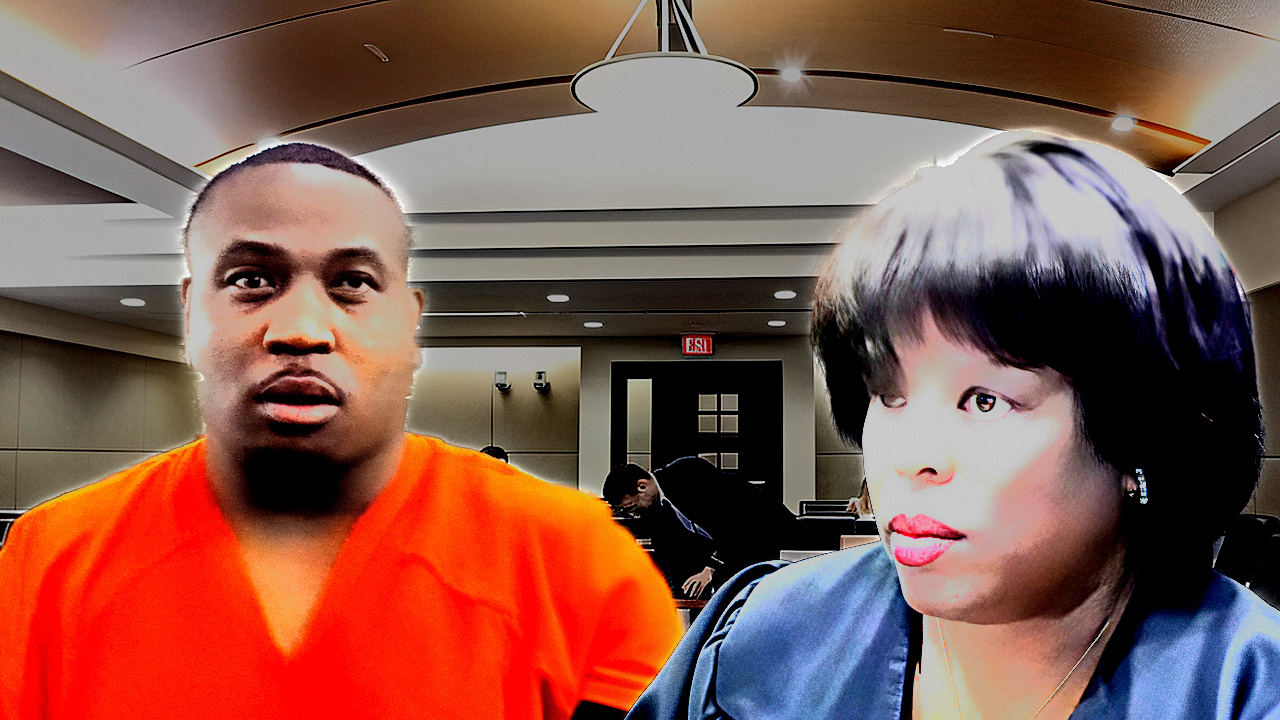
#> input picture tools/fixtures/rejected_2026_09_02/CLAYTON_thumb.photo.jpg, 1280 x 720 px; its folder holds only this picture in this run
$ python -i measure.py   (imports and definitions only)   (older library calls are emulated)
#> lines starting #> are read from the running program, lines starting #| are printed output that depends on the picture
#> further down, picture is the input picture: shape (720, 1280, 3); mean B, G, R 79.1, 89.3, 133
import cv2, numpy as np, json, os, glob, math
from skimage.metrics import structural_similarity as ssim

ROOT = "C:/Users/natha/Projects/boyd-clips/research/reference"
OUT = ROOT + "/_facemeas"
MODEL = "C:/Users/natha/Projects/boyd-clips/models/yunet2023.onnx"
# [1 line not run here, left out]


# [120 lines left out: functions files, _ov, detect, pose, expression, not called in this run]


def globals_(img):
    H, W = img.shape[:2]
#> H = 720; W = 1280
    g = cv2.cvtColor(img, cv2.COLOR_BGR2GRAY)
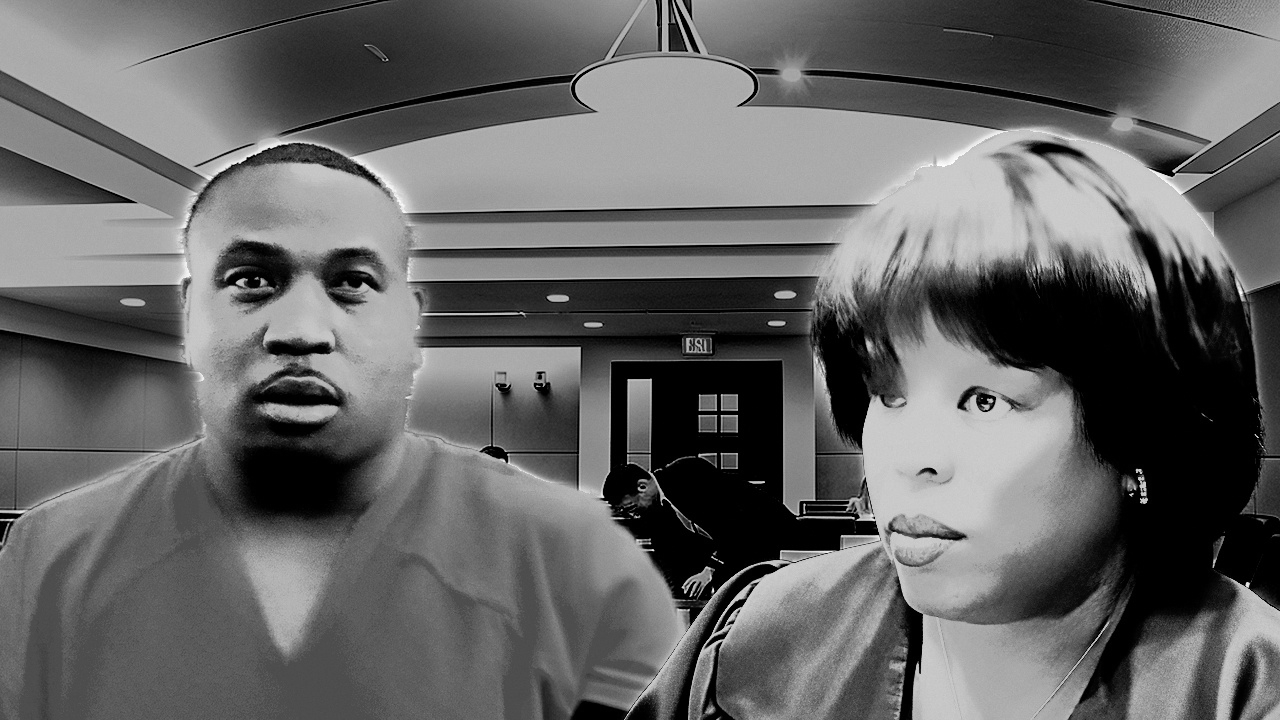
#> g: shape (720, 1280); min 0, max 255, mean 101.2
    lab = cv2.cvtColor(img, cv2.COLOR_BGR2LAB)
#> lab: shape (720, 1280, 3); mean of channels 0, 1, 2 112.3, 143.9, 142.8
    t, _ = cv2.threshold(cv2.GaussianBlur(g, (5, 5), 0), 0, 255, cv2.THRESH_BINARY + cv2.THRESH_OTSU)
#> t = 105
    e_otsu = cv2.Canny(g, int(0.5 * t), int(t)).mean() / 255.0
#> e_otsu = 0.0845
    e_fixed = cv2.Canny(g, 80, 180).mean() / 255.0
#> e_fixed = 0.0544
    sob = cv2.magnitude(cv2.Sobel(g, cv2.CV_32F, 1, 0, ksize=3),
                        cv2.Sobel(g, cv2.CV_32F, 0, 1, ksize=3))
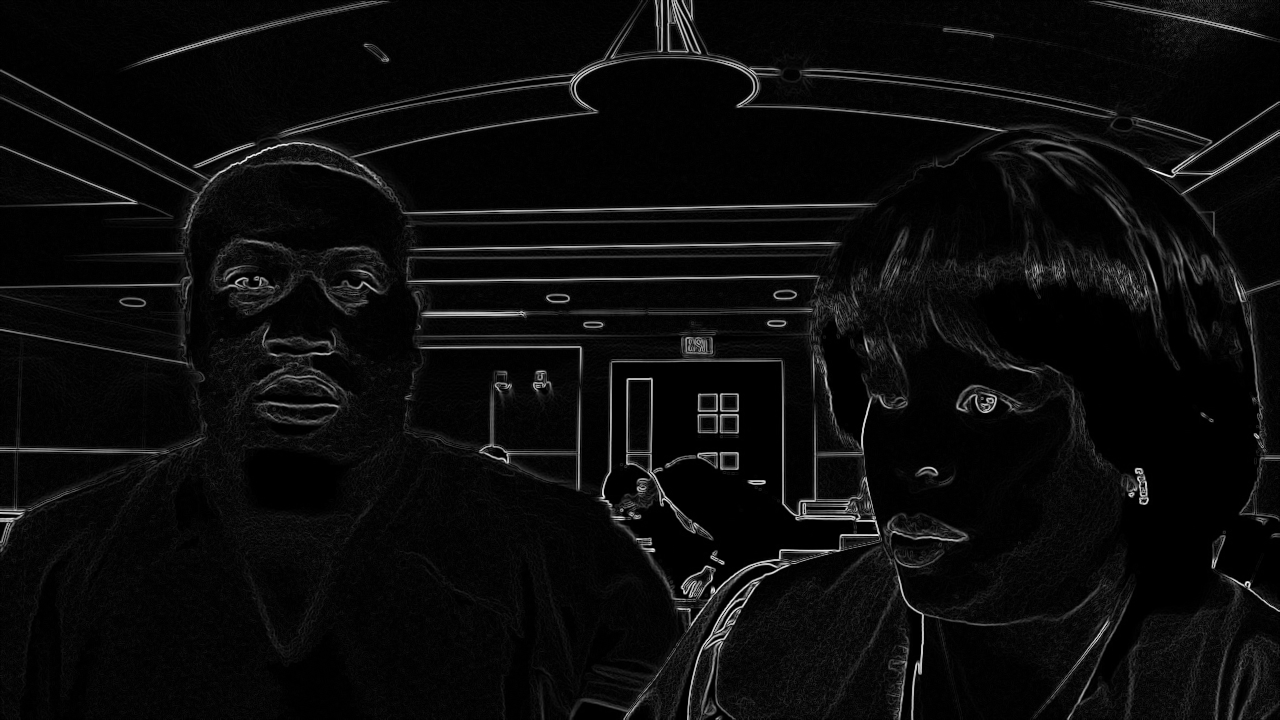
#> sob: shape (720, 1280) float32; min 0, max 1004.3, mean 46.6; drawn with min black and max white
    q = (img // 8).astype(np.int32)
    codes = q[:, :, 0] * 4096 + q[:, :, 1] * 64 + q[:, :, 2]
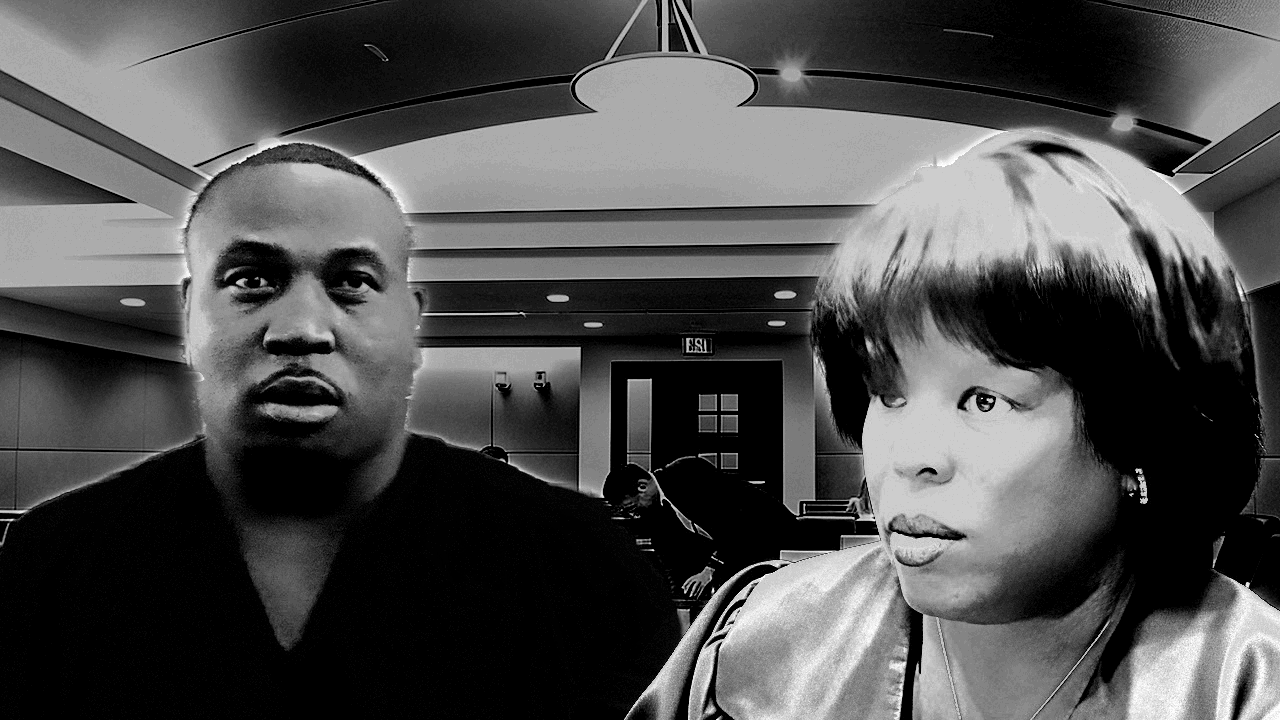
#> codes: shape (720, 1280) int32; min 0, max 128991, mean 39758.7; drawn with min black and max white
    uniq = int(len(np.unique(codes)))
#> uniq = 7295
    hist = np.bincount(codes.ravel(), minlength=262144).astype(float)
    hist /= hist.sum()
    nz = hist[hist > 0]
#> nz = 7295 values, max 0.116 at index 0, min 1.09e-06 at index 64, mean 0.000137
    col_entropy = float(-(nz * np.log2(nz)).sum())
#> col_entropy = 8.88
    srt = np.sort(nz)[::-1]
#> srt = 7295 values, max 0.116 at index 0, min 1.09e-06 at index 5870, mean 0.000137
    cum = np.cumsum(srt)
#> cum = 7295 values from 0.116 to 1
    n90 = int(np.searchsorted(cum, 0.90) + 1)
#> n90 = 1154
    small = cv2.resize(img, (512, 288), interpolation=cv2.INTER_AREA)
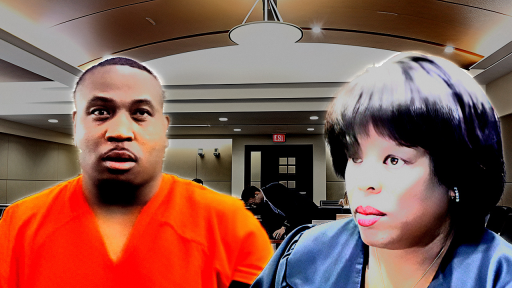
#> small: shape (288, 512, 3); mean B, G, R 79.1, 89.3, 133
    png = len(cv2.imencode(".png", small)[1])
#> png = 239957
    mser = cv2.MSER_create()
    mser.setMinArea(int(0.0004 * 640 * 360))
    mser.setMaxArea(int(0.25 * 640 * 360))
    regs, _ = mser.detectRegions(cv2.resize(g, (640, 360), interpolation=cv2.INTER_AREA))
#> regs = 575 items
    fm = np.fft.fftshift(np.abs(np.fft.fft2(
        cv2.resize(g, (512, 512), interpolation=cv2.INTER_AREA).astype(float))))
    yy, xx = np.mgrid[0:512, 0:512]
    r = np.hypot(yy - 256, xx - 256)
    hi = float(fm[r > 64].sum() / fm.sum())
#> hi = 0.607
    # log-spectrum residual saliency, implemented inline (cv2.saliency is an empty
    # stub in opencv-python 4.14.0 on this machine). Operations, in order:
    # FFT -> log amplitude -> subtract 3x3 box-mean of log amplitude -> inverse FFT
    # -> squared magnitude -> gaussian blur. See globals_() for the exact code.
    gs = cv2.resize(g, (128, 72), interpolation=cv2.INTER_AREA).astype(float)
    F = np.fft.fft2(gs)
    logA = np.log(np.abs(F) + 1e-9)
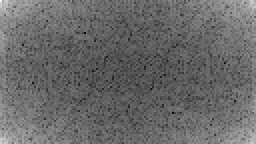
#> logA: shape (72, 128) float64 (shown 2 times larger); min 2.39, max 13.75, mean 7.09; drawn with min black and max white
    resid = logA - cv2.blur(logA, (3, 3))
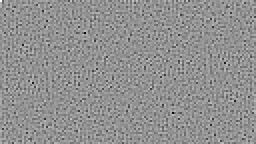
#> resid: shape (72, 128) float64 (shown 2 times larger); min -4, max 3.01, mean 0.0015; drawn with min black and max white
    smap = np.abs(np.fft.ifft2(np.exp(resid + 1j * np.angle(F)))) ** 2
    smap = cv2.GaussianBlur(smap, (0, 0), 2.5)
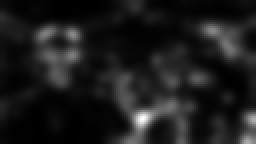
#> smap: shape (72, 128) float64 (shown 2 times larger); min 6.51e-06, max 0.00158, mean 0.000182; drawn with min black and max white
    smap /= (smap.sum() + 1e-9)
    ssort = np.sort(smap.ravel())[::-1]
#> ssort = 9216 values, max 0.000944 at index 0, min 3.88e-06 at index 9215, mean 0.000109
    sal_top10 = float(ssort[:int(0.10 * len(ssort))].sum())
#> sal_top10 = 0.344
    return dict(edge_otsu=float(e_otsu), edge_fixed=float(e_fixed), sobel_mean=float(sob.mean()),
                uniq5bit=uniq, col_entropy=col_entropy, colors_for_90pct=n90,
                png512_kb=png / 1024.0, mser_regions=int(len(regs)), hi_freq_frac=hi,
                sal_top10=sal_top10,
                L_mean=float(lab[:, :, 0].mean()), L_std=float(lab[:, :, 0].std()))


# [74 lines left out: functions skin_frac, figure_ground, survival, not called in this run]


def thirds(cx, cy, W, H):
    pts = [(W / 3, H / 3), (2 * W / 3, H / 3), (W / 3, 2 * H / 3), (2 * W / 3, 2 * H / 3)]
    return min(math.hypot(cx - px, cy - py) for px, py in pts) / math.hypot(W, H)


rows = []
# [33 lines not run here, left out]

>>> import cv2
>>> picture = cv2.imread('../../../tools/fixtures/rejected_2026_09_02/CLAYTON_thumb.photo.jpg')
>>> result = globals_(picture)
#> result = 12 items
